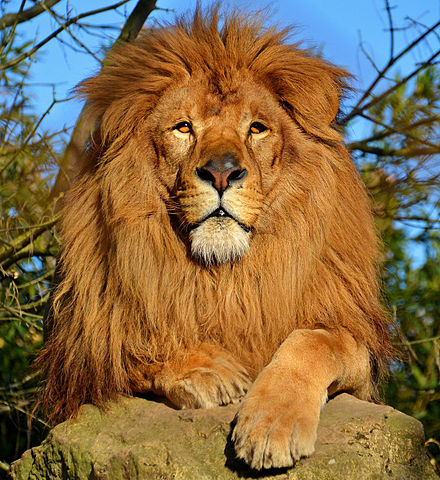
#> input picture lion.jpg, 440 x 480 px, found by its file name
$ python copy-region.py
#> lines starting #> are read from the running program, lines starting #| are printed output that depends on the picture; after the words box and inside, x2 and y2 are one past the last pixel; in counts of white or black regions, pixels touching at a corner belong together
# ##############################################################################
# Copying a Region to another
# ##############################################################################

import cv2
import matplotlib
import matplotlib.pyplot as plt
import numpy as np

matplotlib.rcParams['figure.figsize'] = (6.0, 6.0)
matplotlib.rcParams['image.cmap'] = 'gray'

imagePath = 'lion.jpg'
img = cv2.imread(imagePath)
#> img is the input picture: shape (480, 440, 3); mean B, G, R 71.2, 108.1, 134
imgCopy = img.copy()

# like crop
# point 1: x= 150; y=100
# point 2: x= 300; y=250
# remember: img[row,column]
copyRoi = img[100:250,150:300]
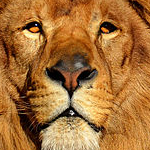
#> copyRoi: shape (150, 150, 3); mean B, G, R 57.2, 113.1, 166.3

# height and width of the ROI
roiHeight,roiWidth = copyRoi.shape[:2]
#> roiHeight = 150; roiWidth = 150

imgCopy[40:40+roiHeight, 10:10+roiWidth] = copyRoi
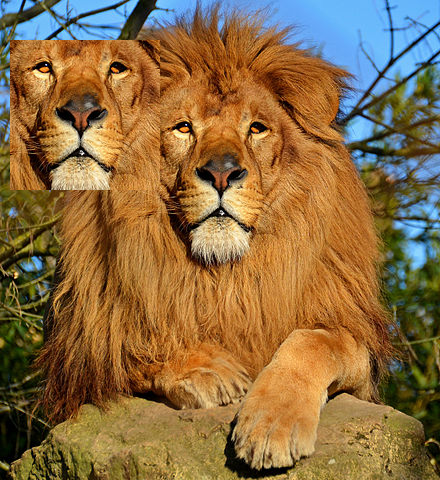
#> imgCopy: shape (480, 440, 3); 10.65% of pixels changed, all inside (x1, y1, x2, y2) = (10, 40, 160, 190)

plt.figure(figsize=[15,15])

# subplot:
# a 3-digit integer describing the position of the subplot.
# rows, columns, index
# read document for more
plt.subplot(121);plt.imshow(img[...,::-1]);plt.title("Original Image");
plt.subplot(122);plt.imshow(imgCopy[...,::-1]);plt.title("Output Image");
plt.show()
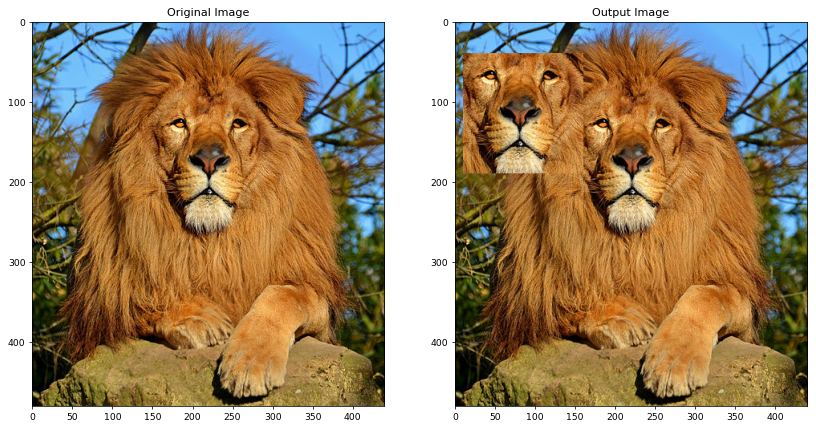
#> figure drawn by matplotlib, 2 panels
